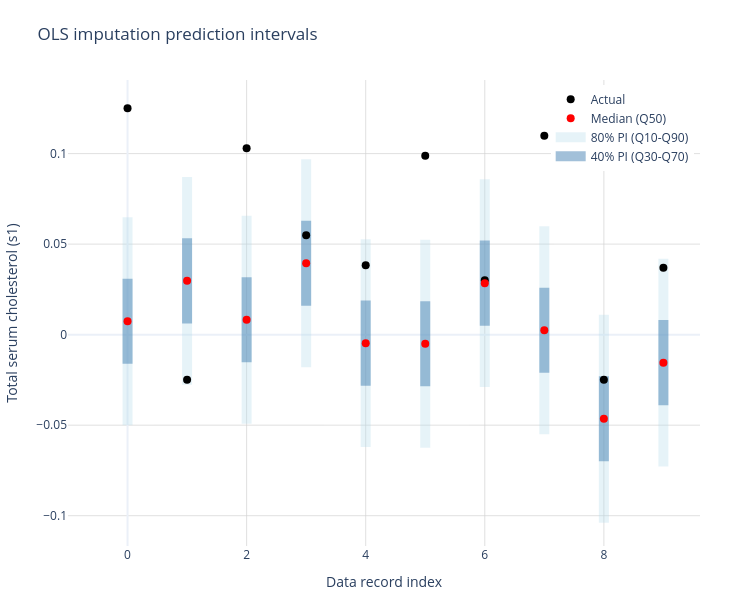

Notebook code for this chart:
### Markdown cell above
## Visualizing prediction intervals

By visualizing the prediction intervals of the model's imputations we can better understand the uncertainty in our imputed values.

### Code cell
# Create a prediction interval plot for the first 10 records
# Number of records to plot
n_records = 10

# Prepare data for plotting
records = list(range(n_records))
actuals = actual_values.iloc[:n_records, 0].values
medians = imputed_values[0.5].iloc[:n_records, 0].values
q30 = imputed_values[0.3].iloc[:n_records, 0].values
q70 = imputed_values[0.7].iloc[:n_records, 0].values
q10 = imputed_values[0.1].iloc[:n_records, 0].values
q90 = imputed_values[0.9].iloc[:n_records, 0].values

# Create the base figure
fig = go.Figure()

# Add 80% prediction interval (Q10-Q90)
for i in range(n_records):
    fig.add_trace(
        go.Scatter(
            x=[i, i],
            y=[q10[i], q90[i]],
            mode="lines",
            line=dict(width=10, color="rgba(173, 216, 230, 0.3)"),
            hoverinfo="none",
            showlegend=False,
        )
    )

# Add 40% prediction interval (Q30-Q70)
for i in range(n_records):
    fig.add_trace(
        go.Scatter(
            x=[i, i],
            y=[q30[i], q70[i]],
            mode="lines",
            line=dict(width=10, color="rgba(70, 130, 180, 0.5)"),
            hoverinfo="none",
            showlegend=False,
        )
    )

# Add actual values
fig.add_trace(
    go.Scatter(
        x=records,
        y=actuals,
        mode="markers",
        marker=dict(color="black", size=8),
        name="Actual",
    )
)

# Add median predictions
fig.add_trace(
    go.Scatter(
        x=records,
        y=medians,
        mode="markers",
        marker=dict(color="red", size=8),
        name="Median (Q50)",
    )
)

# Add dashed line for Q10
fig.add_trace(
    go.Scatter(
        x=[-1, -1],  # Dummy points for legend
        y=[0, 0],  # Dummy points for legend
        mode="lines",
        line=dict(color="rgba(173, 216, 230, 0.3)", width=10),
        name="80% PI (Q10-Q90)",
    )
)

# Add dashed line for Q30
fig.add_trace(
    go.Scatter(
        x=[-1, -1],  # Dummy points for legend
        y=[0, 0],  # Dummy points for legend
        mode="lines",
        line=dict(color="rgba(70, 130, 180, 0.5)", width=10),
        name="40% PI (Q30-Q70)",
    )
)

# Update layout with smaller width to fit in the book layout
fig.update_layout(
    title="OLS imputation prediction intervals",
    xaxis=dict(
        title="Data record index",
        showgrid=True,
        gridwidth=1,
        gridcolor="rgba(211, 211, 211, 0.7)",
    ),
    yaxis=dict(
        title="Total serum cholesterol (s1)",
        showgrid=True,
        gridwidth=1,
        gridcolor="rgba(211, 211, 211, 0.7)",
    ),
    width=750,
    height=600,
    template="plotly_white",
    margin=dict(l=50, r=50, t=80, b=50),  # Adjust margins
    legend=dict(yanchor="top", y=0.99, xanchor="right", x=0.99),
)

fig.show()

### Figure 1 — Plotly figure (JSON) as saved in the notebook; plotly's stock layout.template omitted (floating-point values rounded to 4 significant figures)
{"data": [{"hoverinfo": "none", "line": {"color": "rgba(173, 216, 230, 0.3)", "width": 10}, "mode": "lines", "showlegend": false, "type": "scatter", "x": [0, 0], "y": [-0.05002, 0.06479]}, {"hoverinfo": "none", "line": {"color": "rgba(173, 216, 230, 0.3)", "width": 10}, "mode": "lines", "showlegend": false, "type": "scatter", "x": [1, 1], "y": [-0.02769, 0.08712]}, {"hoverinfo": "none", "line": {"color": "rgba(173, 216, 230, 0.3)", "width": 10}, "mode": "lines", "showlegend": false, "type": "scatter", "x": [2, 2], "y": [-0.0492, 0.06562]}, {"hoverinfo": "none", "line": {"color": "rgba(173, 216, 230, 0.3)", "width": 10}, "mode": "lines", "showlegend": false, "type": "scatter", "x": [3, 3], "y": [-0.01795, 0.09686]}, {"hoverinfo": "none", "line": {"color": "rgba(173, 216, 230, 0.3)", "width": 10}, "mode": "lines", "showlegend": false, "type": "scatter", "x": [4, 4], "y": [-0.0621, 0.05272]}, {"hoverinfo": "none", "line": {"color": "rgba(173, 216, 230, 0.3)", "width": 10}, "mode": "lines", "showlegend": false, "type": "scatter", "x": [5, 5], "y": [-0.0624, 0.05241]}, {"hoverinfo": "none", "line": {"color": "rgba(173, 216, 230, 0.3)", "width": 10}, "mode": "lines", "showlegend": false, "type": "scatter", "x": [6, 6], "y": [-0.02895, 0.08586]}, {"hoverinfo": "none", "line": {"color": "rgba(173, 216, 230, 0.3)", "width": 10}, "mode": "lines", "showlegend": false, "type": "scatter", "x": [7, 7], "y": [-0.05495, 0.05987]}, {"hoverinfo": "none", "line": {"color": "rgba(173, 216, 230, 0.3)", "width": 10}, "mode": "lines", "showlegend": false, "type": "scatter", "x": [8, 8], "y": [-0.1039, 0.01095]}, {"hoverinfo": "none", "line": {"color": "rgba(173, 216, 230, 0.3)", "width": 10}, "mode": "lines", "showlegend": false, "type": "scatter", "x": [9, 9], "y": [-0.07286, 0.04196]}, {"hoverinfo": "none", "line": {"color": "rgba(70, 130, 180, 0.5)", "width": 10}, "mode": "lines", "showlegend": false, "type": "scatter", "x": [0, 0], "y": [-0.01611, 0.03087]}, {"hoverinfo": "none", "line": {"color": "rgba(70, 130, 180, 0.5)", "width": 10}, "mode": "lines", "showlegend": false, "type": "scatter", "x": [1, 1], "y": [0.006226, 0.05321]}, {"hoverinfo": "none", "line": {"color": "rgba(70, 130, 180, 0.5)", "width": 10}, "mode": "lines", "showlegend": false, "type": "scatter", "x": [2, 2], "y": [-0.01528, 0.0317]}, {"hoverinfo": "none", "line": {"color": "rgba(70, 130, 180, 0.5)", "width": 10}, "mode": "lines", "showlegend": false, "type": "scatter", "x": [3, 3], "y": [0.01596, 0.06294]}, {"hoverinfo": "none", "line": {"color": "rgba(70, 130, 180, 0.5)", "width": 10}, "mode": "lines", "showlegend": false, "type": "scatter", "x": [4, 4], "y": [-0.02818, 0.0188]}, {"hoverinfo": "none", "line": {"color": "rgba(70, 130, 180, 0.5)", "width": 10}, "mode": "lines", "showlegend": false, "type": "scatter", "x": [5, 5], "y": [-0.02849, 0.0185]}, {"hoverinfo": "none", "line": {"color": "rgba(70, 130, 180, 0.5)", "width": 10}, "mode": "lines", "showlegend": false, "type": "scatter", "x": [6, 6], "y": [0.004963, 0.05194]}, {"hoverinfo": "none", "line": {"color": "rgba(70, 130, 180, 0.5)", "width": 10}, "mode": "lines", "showlegend": false, "type": "scatter", "x": [7, 7], "y": [-0.02103, 0.02595]}, {"hoverinfo": "none", "line": {"color": "rgba(70, 130, 180, 0.5)", "width": 10}, "mode": "lines", "showlegend": false, "type": "scatter", "x": [8, 8], "y": [-0.06995, -0.02297]}, {"hoverinfo": "none", "line": {"color": "rgba(70, 130, 180, 0.5)", "width": 10}, "mode": "lines", "showlegend": false, "type": "scatter", "x": [9, 9], "y": [-0.03894, 0.008039]}, {"marker": {"color": "black", "size": 8}, "mode": "markers", "name": "Actual", "type": "scatter", "x": [0, 1, 2, 3, 4, 5, 6, 7, 8, 9], "y": [0.125, -0.02496, 0.103, 0.05485, 0.03833, 0.09888, 0.03008, 0.1099, -0.02496, 0.03696]}, {"marker": {"color": "red", "size": 8}, "mode": "markers", "name": "Median (Q50)", "type": "scatter", "x": [0, 1, 2, 3, 4, 5, 6, 7, 8, 9], "y": [0.007383, 0.02972, 0.008209, 0.03945, -0.004692, -0.004995, 0.02845, 0.002461, -0.04646, -0.01545]}, {"line": {"color": "rgba(173, 216, 230, 0.3)", "width": 10}, "mode": "lines", "name": "80% PI (Q10-Q90)", "type": "scatter", "x": [-1, -1], "y": [0, 0]}, {"line": {"color": "rgba(70, 130, 180, 0.5)", "width": 10}, "mode": "lines", "name": "40% PI (Q30-Q70)", "type": "scatter", "x": [-1, -1], "y": [0, 0]}], "layout": {"height": 600, "legend": {"x": 0.99, "xanchor": "right", "y": 0.99, "yanchor": "top"}, "margin": {"b": 50, "l": 50, "r": 50, "t": 80}, "title": {"text": "OLS imputation prediction intervals"}, "width": 750, "xaxis": {"gridcolor": "rgba(211, 211, 211, 0.7)", "gridwidth": 1, "showgrid": true, "title": {"text": "Data record index"}}, "yaxis": {"gridcolor": "rgba(211, 211, 211, 0.7)", "gridwidth": 1, "showgrid": true, "title": {"text": "Total serum cholesterol (s1)"}}}}
